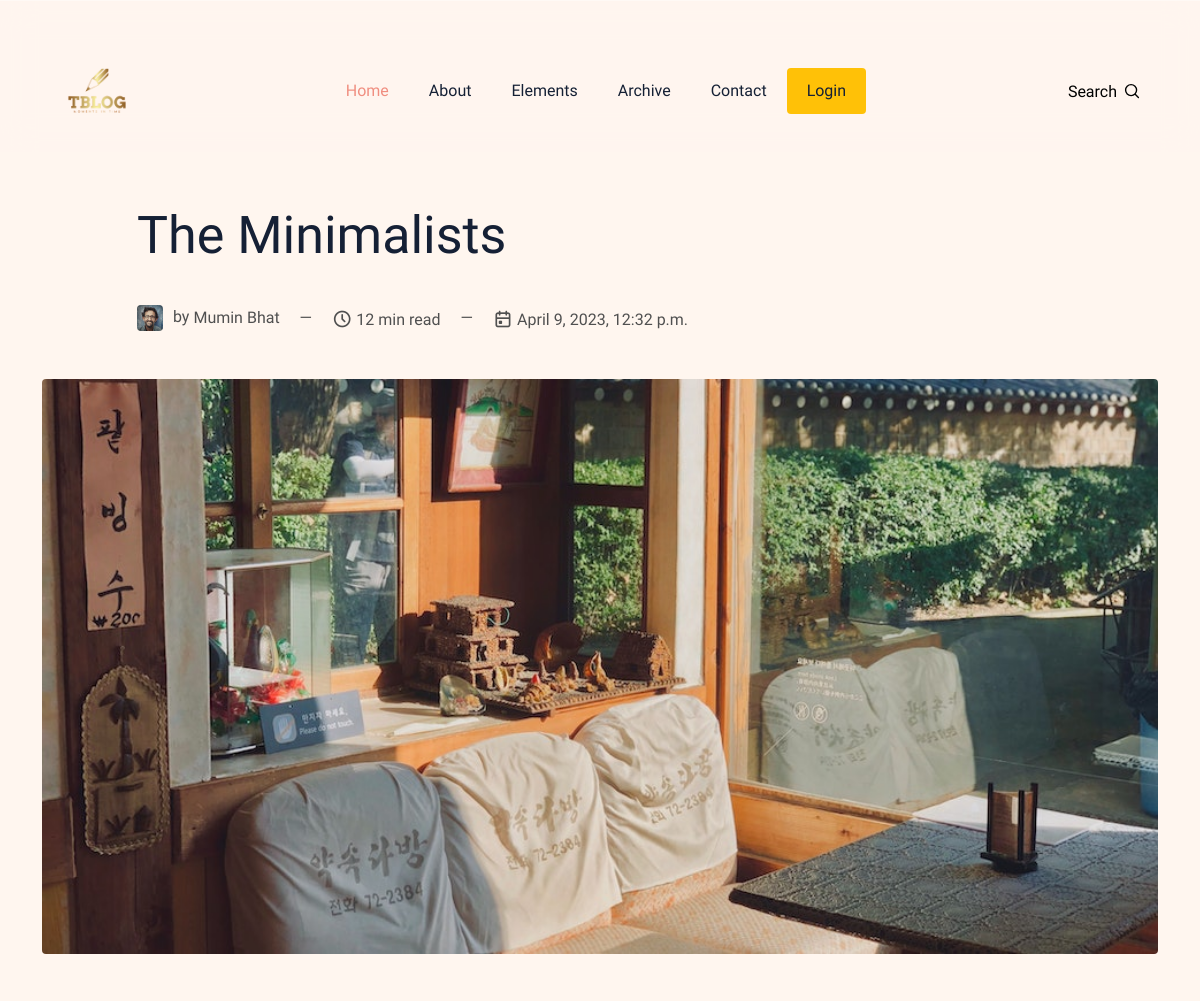
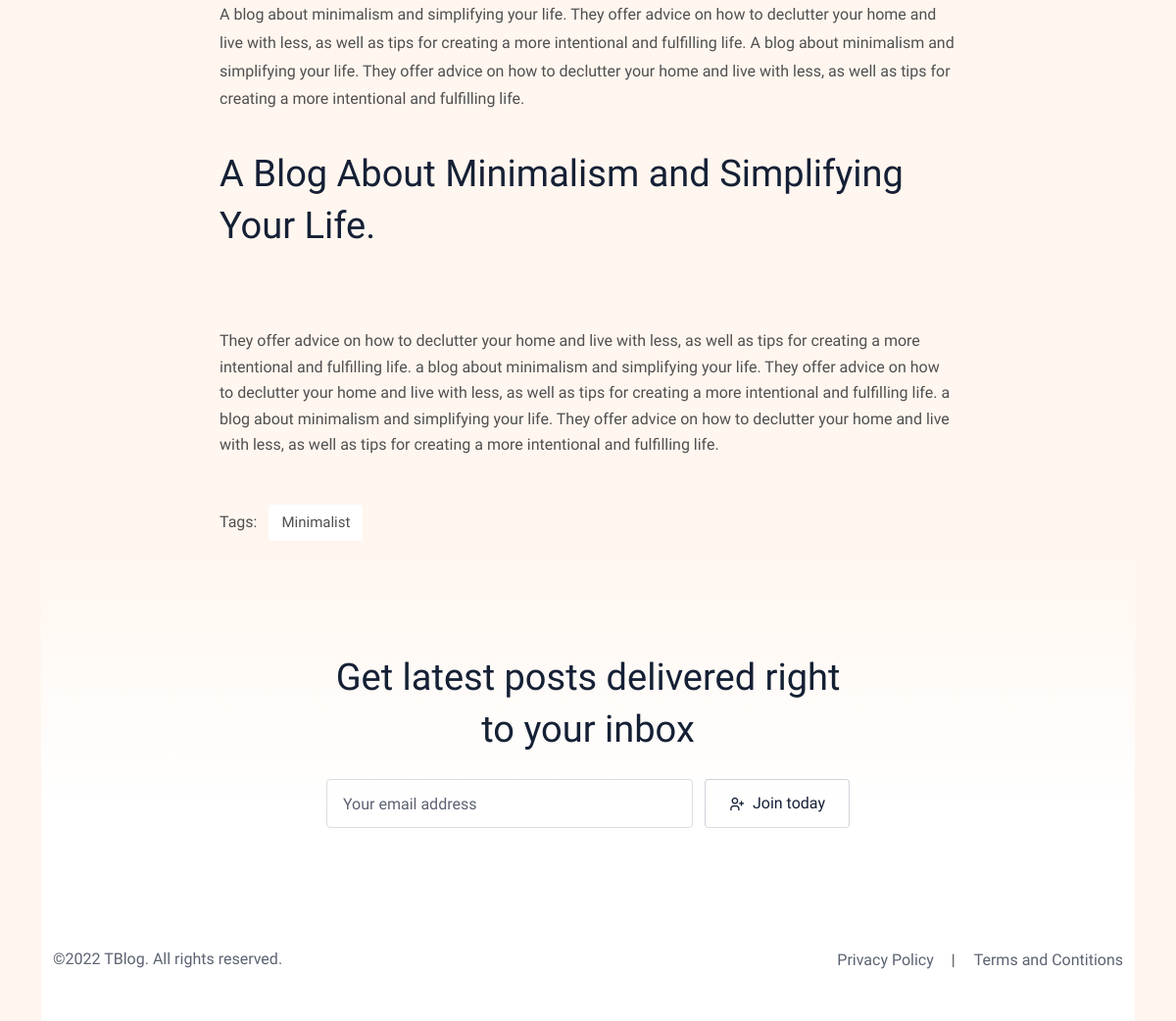
/blog/the-minimalist/, run on the app's committed database (2 pictures, top to bottom).
### blog/models.py (models this page shows, shortened)
class Blog(models.Model):
    sno = models.AutoField(primary_key=True)
    slug = models.CharField(max_length=250,
                            unique=True)
    title = models.CharField(max_length=255)
    author = models.CharField(max_length=255)
    read_time = models.IntegerField()
    publish = models.DateTimeField(default=timezone.now)
    hero_image = models.ImageField(blank=True)
    content = models.TextField()
    tags = models.CharField(max_length=100)

### blog/views.py (the view)
# urls.py: path('blog/<slug:slug>/', views.blogPost),
def blogPost(request, slug):
    if request.method == "POST":
        email = request.POST['nwseml']
        newsletter = Newsletter(email=email)
        newsletter.save()
    post = Blog.objects.filter(slug=slug)
    context = {'post' : post}
    return render(request, 'blog.html', context)

### blog/templates/blog.html
{% load static %}
{% include "header.html" %}
{% for content in post %}
<section class="section-sm pb-0">
  <div class="container">
    <div class="row justify-content-center">
      <div class="col-lg-10">
        <div class="mb-5">
          <h3 class="h1 mb-4 post-title">{{content.title}}</h3>
          <ul class="card-meta list-inline mb-2">
            <li class="list-inline-item mt-2">
              <a href="" class="card-meta-author" title="Read all posts by -"{{content.author}}>
                <img class="w-auto" src="{%static 'images/author-thomas-macaulay.jpg' %}" alt="{{content.author}}" width="26" height="26"> by <span>{{content.author}}</span>
              </a>
            </li>
            <li class="list-inline-item mt-2">&mdash;</li>
            <li class="list-inline-item mt-2">
              <i class="ti ti-clock"></i>
              <span>{{content.read_time}} min read</span>
            </li>
            <li class="list-inline-item mt-2">&mdash;</li>
            <li class="list-inline-item mt-2">
              <i class="ti ti-calendar-event"></i>
              <span>{{content.publish}}</span>
            </li>
          </ul>
        </div>
      </div>
      <div class="col-lg-12">
        <div class="mb-5 text-center">
          <img class="w-100 h-auto rounded" src="{{content.hero_image.url}}" alt="What does it take to create an object that travels at 1% the speed of light?" width="970" height="500">
        </div>
      </div>
      <div class="col-lg-8 post-content-block order-0 order-lg-2">
        <div class="content">
          <p>{{content.content|safe}}</p>
        </div>
        <ul class="post-meta-tag list-unstyled list-inline mt-5">
          <li class="list-inline-item">Tags: </li>
          <li class="list-inline-item"><a class="bg-white" href="">{{content.tags}}</a></li>
        </ul>
      </div>
    </div>
    {% endfor %}
{% include "footer.html" %}

### static/css/css-style.css (style rules this page uses)
.h1,h1 { font-size:64px }
@media (max-width:1399px) { .h1,h1 { font-size:52px } }
.h2,h2 { font-size:38px }
.h3,h3 { font-size:30px }
.h1,.h2,.h3,.h4,.h5,.h6,h1,h2,h3,h4,h5,h6 { line-height:1.4;font-family:"Crete Round",serif;color:#152035 }
a { color:#000;transition:all .3s;text-decoration:none }
li,ul { padding:0;margin:0;list-style-position:inside }
body { color:#505050;background-color:#fff6ef;font-family:"Work Sans",sans-serif;font-size:16px;line-height:1.65 }
p { line-height:1.8 }
.section-sm { padding:90px 0 }
.content * { word-break:break-word;overflow-wrap:break-word;margin-bottom:25px }
.content :first-child { margin-top:0 }
.content h1,.content h2,.content h3,.content h4,.content h5,.content h6 { margin-top:35px }
.btn,.card-meta .card-meta-author img,.card.post-card .post-image::before,.content blockquote,.content img,.content pre,.disqus-comment .block,.form-control,.newsletter-block .input-group-text,.post-meta-tag a,.rounded,.search-results::-webkit-scrollbar-thumb,.search-results::-webkit-scrollbar-track,.search-toggle,.social-share li,footer .icon-box a,header .dropdown-item,header .nav-item .nav-link { border-radius:4px!important }
.post-title { color:#152035;transition:.3s }
.card-meta>li { line-height:1;vertical-align:middle }
.card-meta>li i { font-size:20px;vertical-align:bottom }
.card-meta a { color:#505050 }
.card-meta .list-inline-item:not(:last-child) { margin-right:1rem }
.card-meta .card-meta-author { display:inline-block }
.card-meta .card-meta-author span { transition:.2s }
.card-meta .card-meta-author img { height:26px;margin-right:6px }
.card-meta .card-meta-author span { vertical-align:middle }
.post-content-block { width:calc(83.33333334% - 174px) }
.post-meta-tag a { display:inline-block;background-color:#f7f8fa;color:#505050;padding:6px 13px;font-size:15px }

### data on the page
Blog: title "The Minimalists", author "Mumin Bhat", read_time "12", publish "April 9, 2023, 12:32 p.m.", hero_image (picture), content "A blog about minimalism and simplifying your life. They offer advice on how to declutter your home and live with less, as well as tips for creating a more intentional and fulfilling life. A blog about minimalism and simplifying your life. They offer advice on how to declutter your home and live with less, as well as tips for creating a more intentional and fulfilling life. A Blog About Minimalism and Simplifying Your Life. They offer advice on how to declutter your home and live with less, as well as tips for creating a more intentional and fulfilling life. a blog about minimalism and simplifying your life. They offer advice on how to declutter your home and live with less, as well as tips…", tags "Minimalist"
